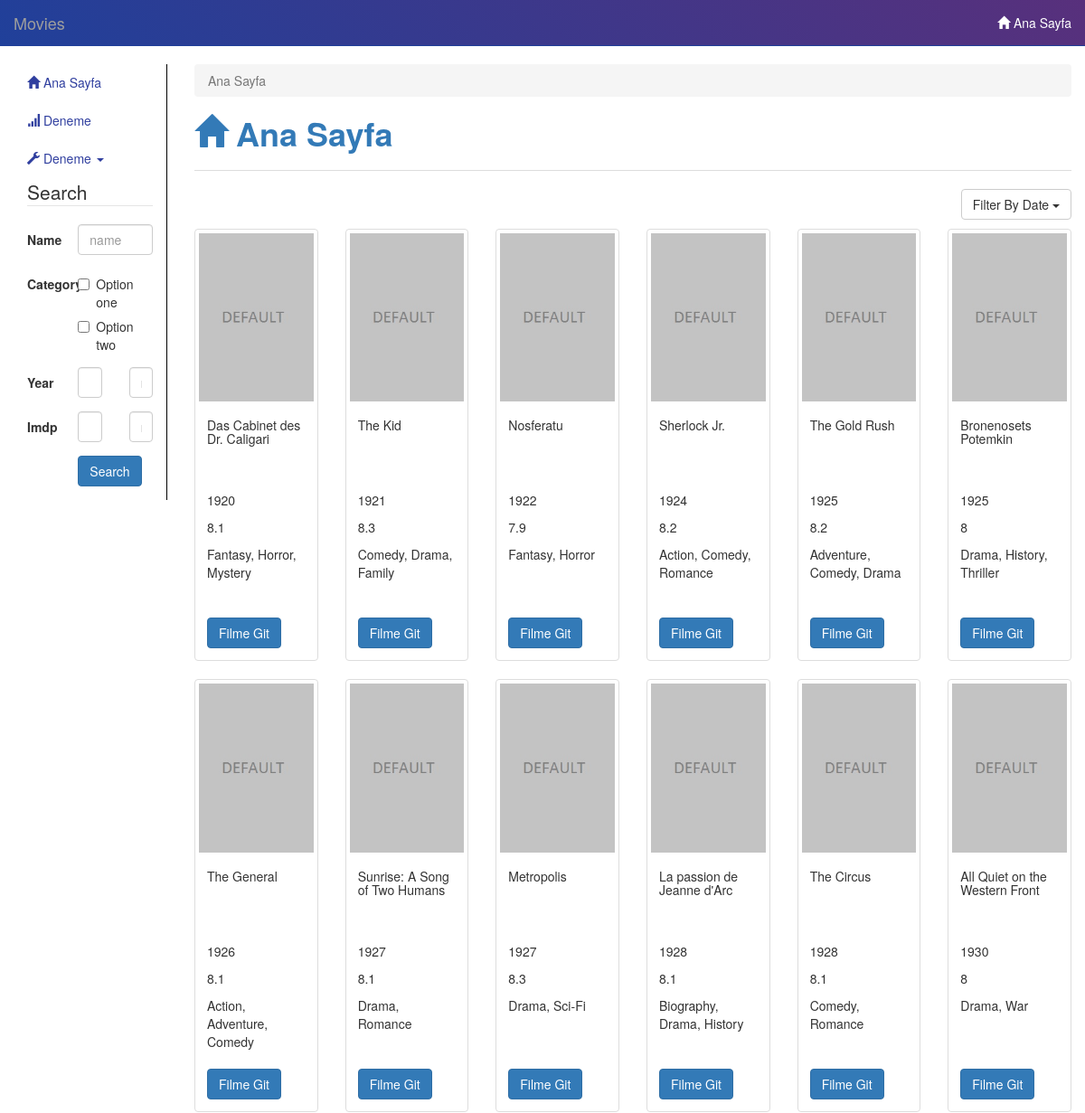
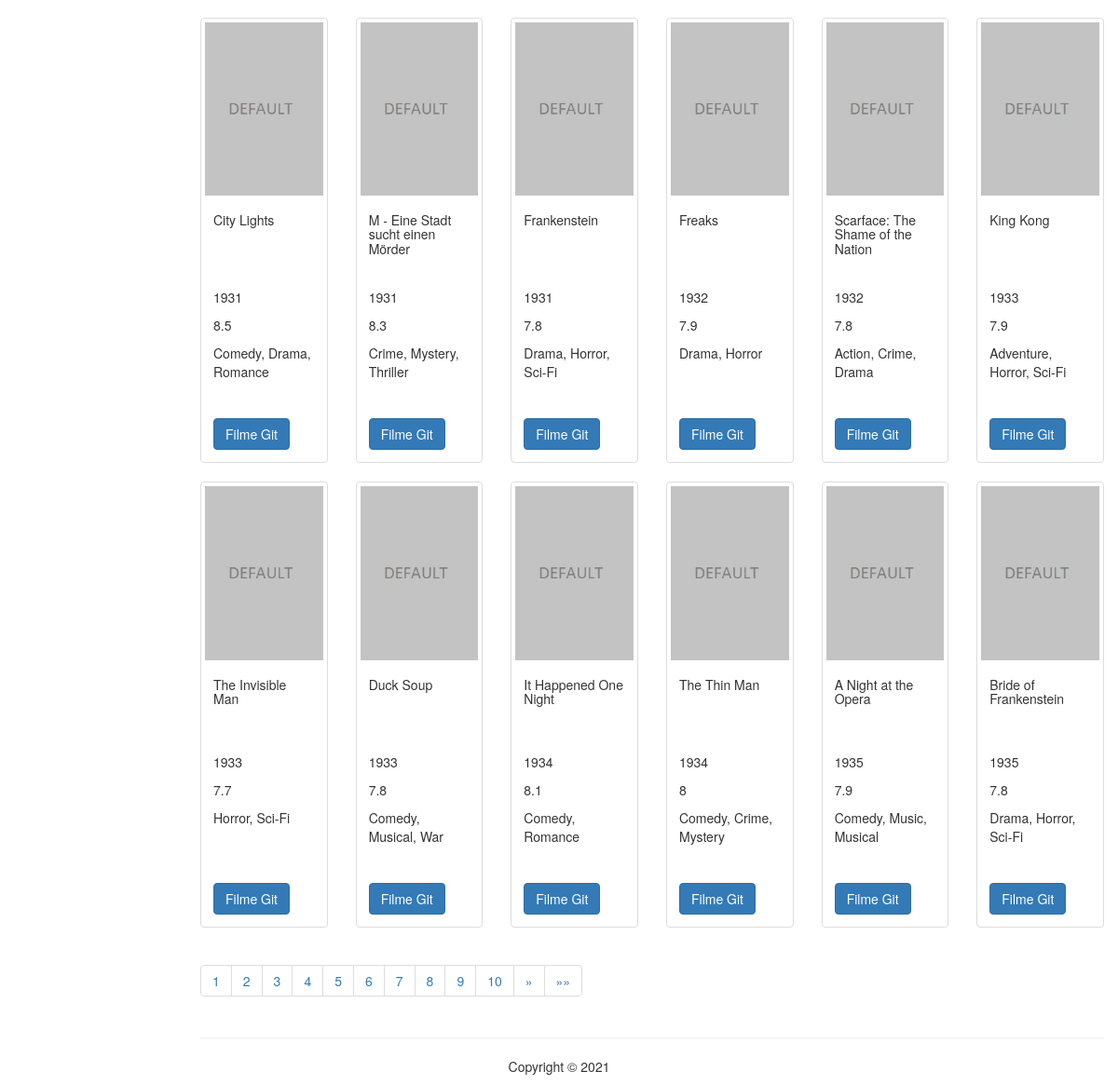
The page /movie/index.php?type=2&sort=0 on the database its author committed (2 pictures, top to bottom).
### tables this page shows
CREATE TABLE `imdb_top_1000` (
  `movie_id` int(11) NOT NULL,
  `COL_1` varchar(161) DEFAULT NULL,
  `COL_2` varchar(68) DEFAULT NULL,
  `COL_3` varchar(13) DEFAULT NULL,
  `COL_4` varchar(11) DEFAULT NULL,
  `COL_5` varchar(7) DEFAULT NULL,
  `COL_6` varchar(29) DEFAULT NULL,
  `COL_7` varchar(11) DEFAULT NULL,
  `COL_8` varchar(313) DEFAULT NULL,
  `COL_9` varchar(10) DEFAULT NULL,
  `COL_10` varchar(32) DEFAULT NULL,
  `COL_11` varchar(25) DEFAULT NULL,
  `COL_12` varchar(25) DEFAULT NULL,
  `COL_13` varchar(27) DEFAULT NULL,
  `COL_14` varchar(27) DEFAULT NULL,
  `COL_15` varchar(11) DEFAULT NULL,
  `COL_16` varchar(11) DEFAULT NULL
);

### movie/php_actions/mainsql.php (called while the page is built, shortened)
<?php
$querystr = " FROM `imdb_top_1000` ";
switch ($type) {
  case 2:
    $typestring = " order by COL_3";
    break;
}
switch ($sort) {
  case 0:
    $sortstring = " ASC ";
    break;
}
$querystr .= $typestring;
$querystr .= $sortstring;
$countquery=$db->prepare("SELECT COUNT(`COL_1`) as con {$querystr}");
$countquery->execute();
$count=$countquery-> fetch(PDO::FETCH_OBJ);
$pagecount= ceil($count->con / 24);
$querystr .= "LIMIT 24 OFFSET {$ofset}";
$query=$db->prepare("SELECT * {$querystr}");
$query->execute();
$plots=$query-> fetchAll(PDO::FETCH_OBJ);
?>

### movie/index.php (the view, shortened to what this page needs)
<?php
	include("db_connect.php");
if(isset($_GET["page"])) {
	$pg = $_GET["page"];
	$ofset = ($_GET['page'] - 1) * 24;
} else {
	$ofset = 0;
	$pg = 0;
}
if(isset($_GET["type"]) AND isset($_GET["sort"])) {
	$type = $_GET["type"];
	$sort = $_GET["sort"];
} else {
	$type = 0;
	$sort = 2;
}
include("php_actions/mainsql.php");
?>
<!doctype html>
<html lang="en">
  <head>
   <?php include("menus.php"); ?>
<div class="col-lg-10 col-md-10 col-sm-9 col-xs-12">
	<ol class="breadcrumb">
	  <li class="active">Ana Sayfa</li>
	</ol>
    <h1><a href="index.php"><strong><span class="glyphicon glyphicon-home"></span> Ana Sayfa</strong></a></h1>
	<hr class="hr">
<div class="anasayfamenu">
<div class="row" style="margin-bottom:10px;">
<div class="col-lg-12">
	<div class="btn-group pull-right">
          <button type="button" class="btn btn-default dropdown-toggle" data-toggle="dropdown">
			Filter By
			<?php switch ($type) {
			  case 2:
				echo " Date";
				break;
			} ?>
			<span class="caret"></span>
          </button>
        </div>
</div>
 </div>
  <div class="row">
							<?php
							foreach($plots as $plot){?>
							  <div class="col-sm-3 col-md-3 col-lg-2">
								<div class="thumbnail">
								  <img src="<?= $plot->COL_1 ?>" alt="<?= $plot->COL_2 ?>" onerror="if (this.src != 'error.jpg') this.src = 'img/default.jpg';" width="100%">
								  <div class="caption">
									<h5 style="min-height:70px;"><?= $plot->COL_2 ?></h5>
									<p><?= $plot->COL_3 ?></p>
									<p><?= $plot->COL_7 ?></p>
									<p style="min-height:70px;"><?= $plot->COL_6 ?></p>
									<a href="movie.php?id=<?= $plot->movie_id ?>" class="btn btn-primary" role="button">Filme Git</a>
								  </div>
								</div>
							  </div>
							<?php } ?>
</div>
  <nav aria-label="Page navigation">
  <ul class="pagination">
	<?php
	if($pg < 5) { $x = 1; if($pagecount >10) {$y = 10;} else {$y = $pagecount; } } else { $x = $pg-4;
		if($pg+5 > $pagecount) {
			$y = $pagecount;
		} else { $y = $pg+5; }
	}
	for ($x; $x <= $y; $x++) {
	if($pg == $x) { ?>
	<li class="active">
	<?php } else { ?>
	<li>
	<?php } ?>
	  <a href="index.php?page=<?= $x ?><?php if (isset($type) AND isset($sort) AND $type != 0) { ?>&type=<?= $type ?>&sort=<?= $sort;  } if(isset($name)) { ?>&name=<?=$name; }  if(isset($yearmin)) { ?>&yearmin=<?=$yearmin; }  if(isset($yearmax)) { ?>&yearmax=<?=$yearmax; }  if(isset($imdbmin)) { ?>&imdbmin=<?=$imdbmin; }  if(isset($imdbmax)) { ?>&imdbmax=<?=$imdbmax; } ?>"><?= $x ?></a></li>
	<?php } ?>
<?php if($pg < $pagecount) { ?>
    <li>
      <a href="index.php?page=<?= $_GET['page']+1 ?><?php if (isset($type) AND isset($sort) AND $type != 0) { ?>&type=<?= $type ?>&sort=<?= $sort;  } if(isset($name)) { ?>&name=<?=$name; }  if(isset($yearmin)) { ?>&yearmin=<?=$yearmin; }  if(isset($yearmax)) { ?>&yearmax=<?=$yearmax; }  if(isset($imdbmin)) { ?>&imdbmin=<?=$imdbmin; }  if(isset($imdbmax)) { ?>&imdbmax=<?=$imdbmax; } ?>" aria-label="Next">
        <span aria-hidden="true">&raquo;</span>
      </a>
    </li>
	<li>
      <a href="index.php?page=<?=  $pagecount ?><?php if (isset($type) AND isset($sort) AND $type != 0) { ?>&type=<?= $type ?>&sort=<?= $sort;  } if(isset($name)) { ?>&name=<?=$name; }  if(isset($yearmin)) { ?>&yearmin=<?=$yearmin; }  if(isset($yearmax)) { ?>&yearmax=<?=$yearmax; }  if(isset($imdbmin)) { ?>&imdbmin=<?=$imdbmin; }  if(isset($imdbmax)) { ?>&imdbmax=<?=$imdbmax; } ?>" aria-label="Next">
        <span aria-hidden="true">&raquo;&raquo;</span>
      </a>
    </li>
	<?php } ?>
  </ul>
</nav>
 </div>
    <hr>
</div>
<?php include("footer.php"); ?>

### movie/css/style.css (style rules this page uses)
.hr { border-top: 1px solid #ddd; }

### rows shown on the page
imdb_top_1000: COL_2 "Das Cabinet des Dr. Caligari", COL_3 "1920", COL_7 "8.1", COL_6 "Fantasy, Horror, Mystery"
imdb_top_1000: COL_2 "The Kid", COL_3 "1921", COL_7 "8.3", COL_6 "Comedy, Drama, Family"
imdb_top_1000: COL_2 "Nosferatu", COL_3 "1922", COL_7 "7.9", COL_6 "Fantasy, Horror"
imdb_top_1000: COL_2 "Sherlock Jr.", COL_3 "1924", COL_7 "8.2", COL_6 "Action, Comedy, Romance"
imdb_top_1000: COL_2 "The Gold Rush", COL_3 "1925", COL_7 "8.2", COL_6 "Adventure, Comedy, Drama"
imdb_top_1000: COL_2 "Bronenosets Potemkin", COL_3 "1925", COL_7 "8", COL_6 "Drama, History, Thriller"
imdb_top_1000: COL_2 "The General", COL_3 "1926", COL_7 "8.1", COL_6 "Action, Adventure, Comedy"
imdb_top_1000: COL_2 "Sunrise: A Song of Two Humans", COL_3 "1927", COL_7 "8.1", COL_6 "Drama, Romance"
imdb_top_1000: COL_2 "Metropolis", COL_3 "1927", COL_7 "8.3", COL_6 "Drama, Sci-Fi"
imdb_top_1000: COL_2 "La passion de Jeanne d'Arc", COL_3 "1928", COL_7 "8.1", COL_6 "Biography, Drama, History"
imdb_top_1000: COL_2 "The Circus", COL_3 "1928", COL_7 "8.1", COL_6 "Comedy, Romance"
imdb_top_1000: COL_2 "All Quiet on the Western Front", COL_3 "1930", COL_7 "8", COL_6 "Drama, War"
imdb_top_1000: COL_2 "City Lights", COL_3 "1931", COL_7 "8.5", COL_6 "Comedy, Drama, Romance"
imdb_top_1000: COL_2 "M - Eine Stadt sucht einen Mörder", COL_3 "1931", COL_7 "8.3", COL_6 "Crime, Mystery, Thriller"
imdb_top_1000: COL_2 "Frankenstein", COL_3 "1931", COL_7 "7.8", COL_6 "Drama, Horror, Sci-Fi"
imdb_top_1000: COL_2 "Freaks", COL_3 "1932", COL_7 "7.9", COL_6 "Drama, Horror"
imdb_top_1000: COL_2 "Scarface: The Shame of the Nation", COL_3 "1932", COL_7 "7.8", COL_6 "Action, Crime, Drama"
imdb_top_1000: COL_2 "King Kong", COL_3 "1933", COL_7 "7.9", COL_6 "Adventure, Horror, Sci-Fi"
imdb_top_1000: COL_2 "The Invisible Man", COL_3 "1933", COL_7 "7.7", COL_6 "Horror, Sci-Fi"
imdb_top_1000: COL_2 "Duck Soup", COL_3 "1933", COL_7 "7.8", COL_6 "Comedy, Musical, War"
imdb_top_1000: COL_2 "It Happened One Night", COL_3 "1934", COL_7 "8.1", COL_6 "Comedy, Romance"
imdb_top_1000: COL_2 "The Thin Man", COL_3 "1934", COL_7 "8", COL_6 "Comedy, Crime, Mystery"
imdb_top_1000: COL_2 "A Night at the Opera", COL_3 "1935", COL_7 "7.9", COL_6 "Comedy, Music, Musical"
imdb_top_1000: COL_2 "Bride of Frankenstein", COL_3 "1935", COL_7 "7.8", COL_6 "Drama, Horror, Sci-Fi"
